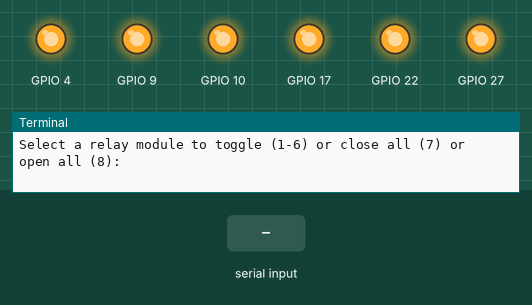
A program run on a simulated Raspberry Pi (BCM pin numbers). On the bench: output pins drawn as LEDs (lit = HIGH), the last lines printed to the terminal. Inputs (shaded band) come from the test bench.

Above: at 1.2 s.
1.3 s: "8" typed at the terminal, then Enter
At 2.2 s:
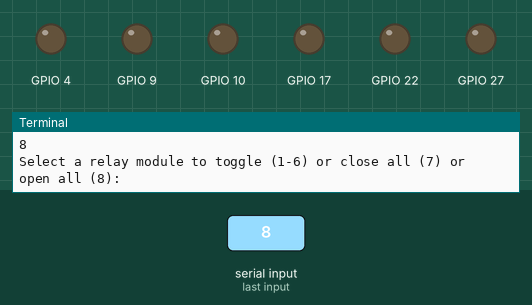
2.8 s: "5" typed at the terminal, then Enter
At 3.3 s:
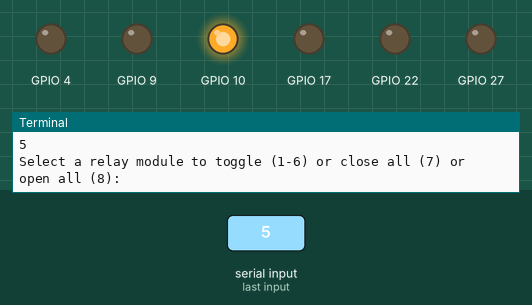
4.3 s: "7" typed at the terminal, then Enter
At 5.5 s:
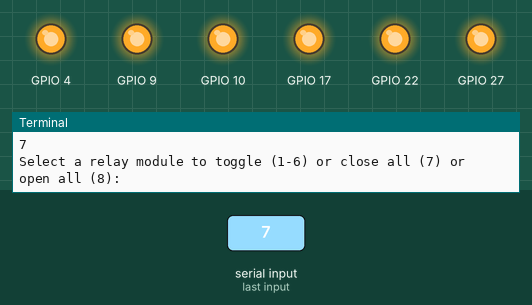
5.8 s: "5" typed at the terminal, then Enter
At 6.8 s:
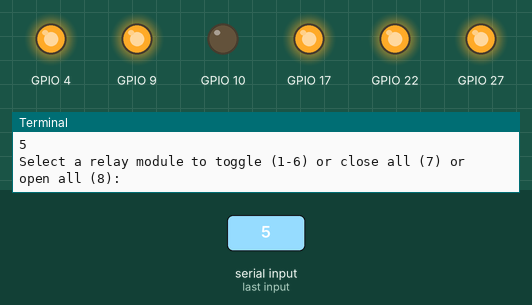
Timing chart, 0 to 8.3 s (numbered marks = the images above; inputs shaded):
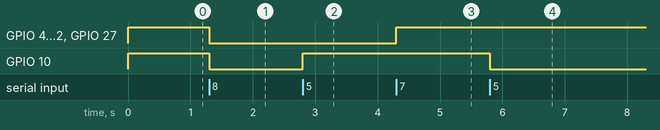

Measured:
- after the input at 1.3 s, GPIO 4, GPIO 9, GPIO 10, GPIO 17, GPIO 22, GPIO 27: HIGH → LOW at once
- after the input at 2.8 s, GPIO 10: LOW → HIGH at once
- after the input at 4.3 s, GPIO 4, GPIO 9, GPIO 17, GPIO 22, GPIO 27: LOW → HIGH at once
- after the input at 5.8 s, GPIO 10: HIGH → LOW at once

The program:

testRelay.py
```python
import RPi.GPIO as GPIO
import time

class EightRelay:
    def __init__(self, arrayIn):
        self.arrayIn = arrayIn
        for i in self.arrayIn:
            GPIO.setup(i, GPIO.OUT)
            GPIO.output(i, GPIO.HIGH)

    def closeRelay(self, channelNumber):
        GPIO.output(self.arrayIn[channelNumber-1], GPIO.HIGH)

    def openRelay(self, channelNumber):
        GPIO.output(self.arrayIn[channelNumber-1], GPIO.LOW)

    def toggleRelay(self, channelNumber):
        if(GPIO.input(self.arrayIn[channelNumber-1])) == GPIO.HIGH:
            GPIO.output(self.arrayIn[channelNumber-1], GPIO.LOW)
        else:
            GPIO.output(self.arrayIn[channelNumber-1], GPIO.HIGH)

    def closeAllRelay(self):
        for i in self.arrayIn:
            GPIO.output(i, GPIO.HIGH)

    def openAllRelay(self):
        for i in self.arrayIn:
            GPIO.output(i, GPIO.LOW)

def main():
    GPIO.setmode(GPIO.BCM)
    pinList = [4, 17, 27, 22, 10, 9]
    myEightRelay = EightRelay(pinList)
    try:
        while True:
            choice = int(input("Select a relay module to toggle (1-6) or close all (7) or open all (8): "))
            if(choice == 7):
                myEightRelay.closeAllRelay()
            elif(choice == 8):
                myEightRelay.openAllRelay()
            elif(choice < 0 or choice > 9 or choice == 9):
                print("Invalid choice")
            else:
                myEightRelay.toggleRelay(choice)
    except KeyboardInterrupt:
        print("Keyboard interrupt detected. Terminating program.")
    except ValueError:
        print("That is not a valid input. Terminating program.")
    finally:
        GPIO.cleanup()

if __name__ == "__main__":
    main()
```
